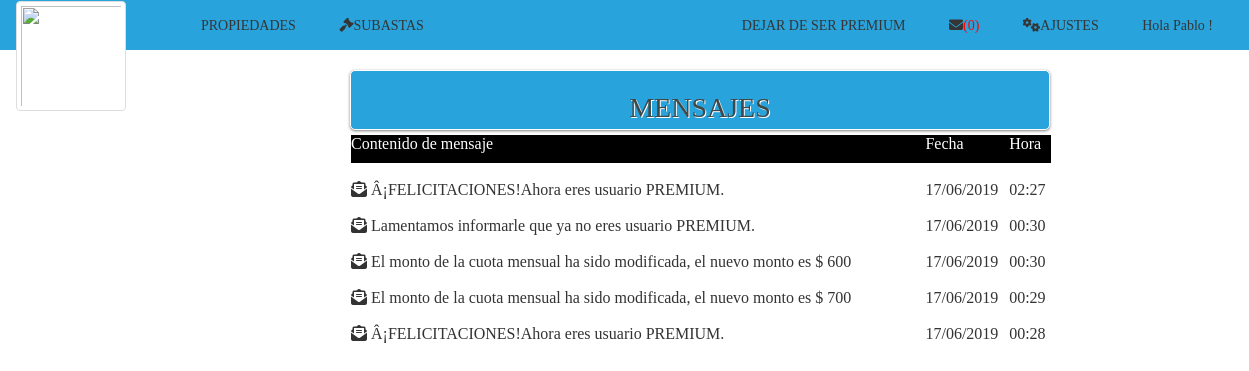
Page /mensajes.php (signed in) on the committed database.
### tables this page shows
CREATE TABLE `mensaje` (
  `idMensaje` int(11) NOT NULL,
  `idSubasta` int(11) DEFAULT NULL,
  `contenido` varchar(255) NOT NULL,
  `leido` int(11) DEFAULT NULL,
  `fecha` datetime NOT NULL,
  `idDe` int(11) NOT NULL,
  `idPara` int(11) NOT NULL,
  `numero` int(11) NOT NULL
);

### mensajes.php (the view, shortened to what this page needs)
<html>
	<head>
<?php
		include("cabecera.php");
?>
<?php
$con=conectar();
 $id=($_SESSION['id']);
$var_consulta= "SELECT * FROM mensaje WHERE idPara=$id ORDER BY fecha DESC";
   $result = mysqli_query($con, $var_consulta);
   $num=mysqli_num_rows($result);
if ($num==0) {
  echo"<h4>NO HAY MENSAJES</h4>";
 }
else{
?>
	</head>
	<body>
		<div id="wrapper" style="margin-left: 350px;margin-top: 0px;">
			<form name="formulario" class="login-form" style="width:700px;height:60px; background-color:#28a3db;">
				<div class="header" style="padding: 0px;">
					<h1> MENSAJES</h1>
				</div>
					 <table  style="width:700px;background-color:#fff;">
					 	<?php $primero = "Contenido de mensaje";
                              $segundo="Fecha";
                               $tercero="Hora";
                               $color = "#fff";
  ?>
 <tr style="background-color:#000;">
  <td><?php echo "<p><font color='".$color."'>".$primero."</font></p>";  ?> </td>
  <td ><?php echo "<p><font color='".$color."'>".$segundo."</font></p>";  ?></td>
  <td ><?php echo "<p><font color='".$color."'>".$tercero."</font></p>";  ?></td>
 </tr>
                    <?php
                    while ($row = mysqli_fetch_array($result)){
                    	$i="<i class='fas fa-envelope-open-text'></i>";
                       ?>
                         <tr>
                             <td> <br><?php echo "$i $row[contenido]" ;
                             	?>
                         </td>
                              <td> <br><?php echo "".date('d/m/Y', strtotime($row['fecha'])).""; ?> </td>
                                <td> <br><?php echo "".date('H:i', strtotime($row['fecha'])).""; ?> </td>
                          </tr>
                     <?php
                       }
                    ?>
</table>
			</form>
			<?php } ?>
		</div>
	</body>
</html>

### css/estilos.css (style rules this page uses)
body { background-color:#ffffff ; font-family:'Bree Serif', serif; }
.login-form { width: 410px; margin: auto; position: relative; background: #f3f3f3; border: 1px solid #fff; border-radius: 5px; box-shadow: 0 1px 3px rgba(0,0,0,0.5); -moz-box-shadow: 0 1px 3px rgba(0,0,0,0.5); -webkit-box-shadow: 0 1px 3px rgba(0,0,0,0.5); }
#wrapper { width: 410px; height: 400px; margin: 70px auto; }
#wrapper h1 { text-align: center; }
.login-form .header { padding: 10px 30px 30px 30px; }
.login-form .header h1 { font-family: 'Bree Serif', serif; font-weight: 300; font-size: 28px; line-height:34px; color: #414848; text-shadow: 1px 1px 0 rgba(256,256,256,1.0); margin-bottom: 10px; }

### rows in the picture
mensaje: contenido "Â¡FELICITACIONES!Ahora eres usuario PREMIUM.", fecha "17/06/2019", fecha "02:27"
mensaje: contenido "Lamentamos informarle que ya no eres usuario PREMIUM.", fecha "17/06/2019", fecha "00:30"
mensaje: contenido "El monto de la cuota mensual ha sido modificada, el nuevo monto es $ 600", fecha "17/06/2019", fecha "00:30"
mensaje: contenido "El monto de la cuota mensual ha sido modificada, el nuevo monto es $ 700", fecha "17/06/2019", fecha "00:29"
mensaje: contenido "Â¡FELICITACIONES!Ahora eres usuario PREMIUM.", fecha "17/06/2019", fecha "00:28"

### other values in the picture
$numero "(0)"
$_SESSION[nombre] "Pablo"
$primero "Contenido de mensaje"
$segundo "Fecha"
$tercero "Hora"
